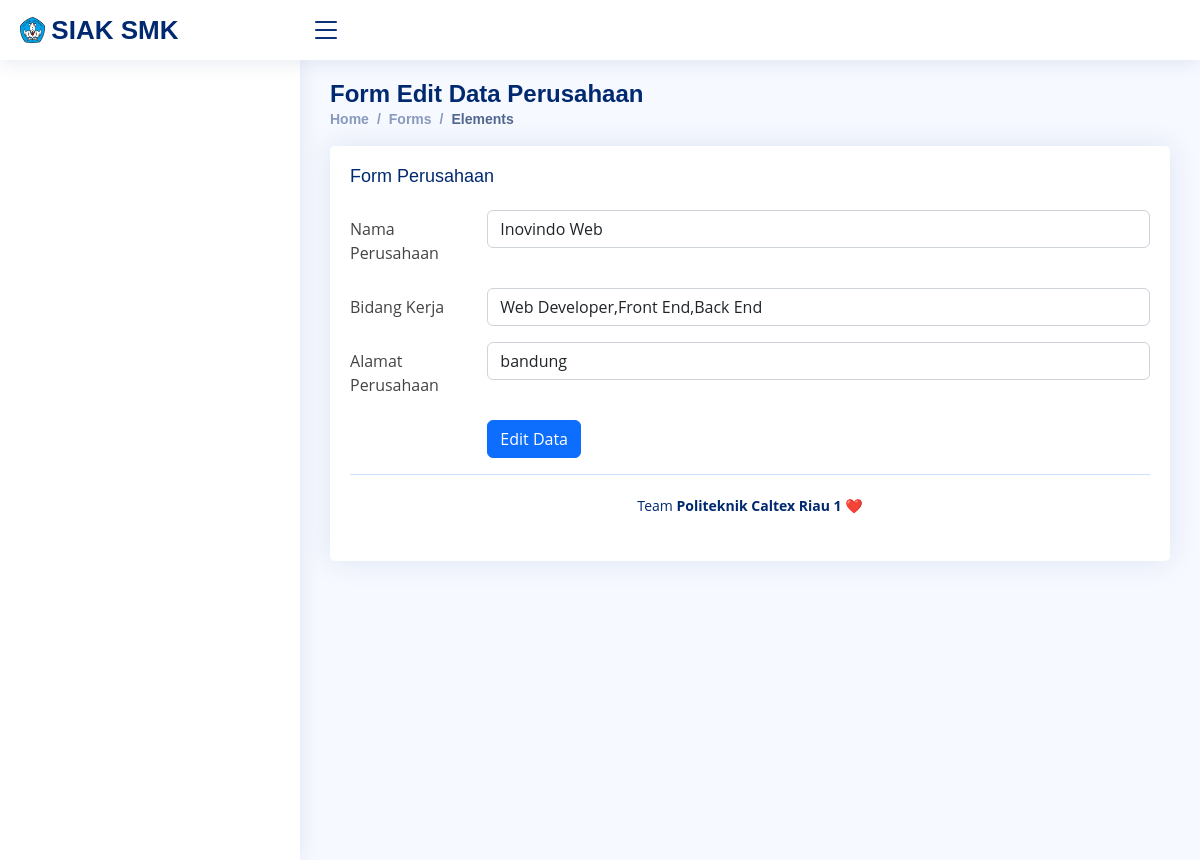
Screenshot of /Perusahaan/edit/101 with the database file from the repository.
### tables this page shows
CREATE TABLE `perusahaan` (
  `id_perusahaan` int(10) NOT NULL,
  `namaperusahaan` varchar(100) NOT NULL,
  `bidang` text NOT NULL,
  `alamat_p` varchar(30) NOT NULL
);

### application/controllers/Perusahaan.php (called while the page is built, shortened)
<?php
class Perusahaan extends CI_Controller
{
    public function __construct()
    {
        $this->load->model('Perusahaan_model');
    }
    public function edit($id)
    {
        $data['judul'] = "Halaman Edit Perusahaan";
        $data['perusahaan'] = $this->Perusahaan_model->getById($id);
        $this->form_validation->set_rules('namaperusahaan', 'Nama Perusahaan', 'required', [
            'required' => 'Nama Perusahaan Wajib diisi',
        ]);
        $this->form_validation->set_rules('bidang', 'Bidang', 'required', [
            'required' => 'Bidang  Wajib diisi',
        ]);
        $this->form_validation->set_rules('alamat_p', 'Alamat Perusahaan', 'required', [
            'required' => 'Alamat Perusahaan Wajib diisi',
        ]);
        if ($this->form_validation->run() == false) {
            $this->load->view("layout/header", $data);
            $this->load->view("perusahaan/vw_ubah_perusahaan", $data);
            $this->load->view("layout/footer");
        }
    }
}
?>

### index.php (called while the page is built, shortened)
<?php
require_once BASEPATH.'core/CodeIgniter.php';

### application/models/Perusahaan_model.php (called while the page is built, shortened)
<?php
class Perusahaan_model extends CI_Model
{
    public $table = 'perusahaan';
    public function getById($id)
    {
        $this->db->from($this->table);
        $this->db->where('id_perusahaan', $id);
        $query = $this->db->get();
        return $query->row_array();
    }
}

### application/views/perusahaan/vw_ubah_perusahaan.php (the view, shortened to what this page needs)
<main id="main" class="main">
    <div class="pagetitle">
        <h1>Form Edit Data Perusahaan</h1>
        <nav>
            <ol class="breadcrumb">
                <li class="breadcrumb-item"><a href="index.html">Home</a></li>
                <li class="breadcrumb-item">Forms</li>
                <li class="breadcrumb-item active">Elements</li>
            </ol>
        </nav>
    </div>
    <section class="section">
        <div class="row">
            <div class="col-lg-12">
                <div class="card">
                    <div class="card-body">
                        <h5 class="card-title">Form Perusahaan</h5>
                        <form action="" method="POST">
                            <form>
                                <div class="row mb-3">
                                    <label for="namaperusahaan" class="col-sm-2 col-form-label">Nama
                                        Perusahaan</label>
                                    <div class="col-sm-10">
                                        <input type="text" name="namaperusahaan"
                                            value="<?= $perusahaan['namaperusahaan']; ?>" class="form-control"
                                            id="namaperusahaan" placeholder="Nama Perusahaan">
                                    </div>
                                </div>
                                <div class="row mb-3">
                                    <label for="bidang" class="col-sm-2 col-form-label">Bidang Kerja</label>
                                    <div class="col-sm-10">
                                        <input type="text" name="bidang" value="<?= $perusahaan['bidang']; ?>"
                                            class="form-control" id="bidang" placeholder="Bidang Kerja">
                                    </div>
                                </div>
                                <div class="row mb-3">
                                    <label for="alamat_p" class="col-sm-2 col-form-label">Alamat Perusahaan</label>
                                    <div class="col-sm-10">
                                        <input type="text" name="alamat_p" value="<?= $perusahaan['alamat_p']; ?>"
                                            class="form-control" id="alamat_p" placeholder="Alamat Perusahaan">
                                    </div>
                                </div>
                                <div class="row mb-3">
                                    <label class="col-sm-2 col-form-label"></label>
                                    <div class="col-sm-10">
                                        <button type="submit" name="edit" class="btn btn-primary">Edit Data</button>
                                    </div>
                                </div>
                            </form>

### assets/css/style.css (style rules this page uses)
:root { scroll-behavior: smooth; }
body { font-family: "Open Sans", sans-serif; background: #f6f9ff; color: #444444; }
a { color: #4154f1; text-decoration: none; }
h1, h2, h3, h4, h5, h6 { font-family: "Nunito", sans-serif; }
#main { margin-top: 60px; padding: 20px 30px; transition: all 0.3s; min-height: 100vh; }
.pagetitle { margin-bottom: 10px; }
.pagetitle h1 { font-size: 24px; margin-bottom: 0; font-weight: 600; color: #012970; }
.card { margin-bottom: 30px; border: none; border-radius: 5px; box-shadow: 0px 0 30px rgba(1, 41, 112, 0.1); margin-left: auto; margin-right: auto; }
.card-title { padding: 20px 0 15px 0; font-size: 18px; font-weight: 500; color: #012970; font-family: "Poppins", sans-serif; }
.card-body { padding: 0 20px 20px 20px; }
.breadcrumb { font-size: 14px; font-family: "Nunito", sans-serif; color: #899bbd; font-weight: 600; }
.breadcrumb a { color: #899bbd; transition: 0.3s; }
.breadcrumb .breadcrumb-item::before { color: #899bbd; }
.breadcrumb .active { color: #51678f; font-weight: 600; }
@media (min-width: 1200px) { #main { margin-left: 300px; } }

### rows the page displays
perusahaan: namaperusahaan "Inovindo Web", bidang "Web Developer,Front End,Back End", alamat_p "bandung"
